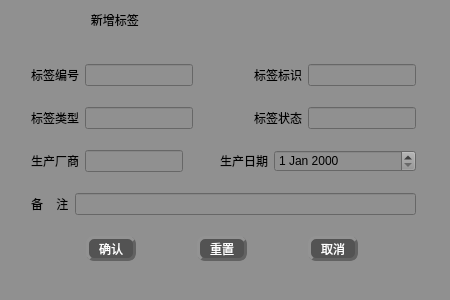
<?xml version="1.0" encoding="UTF-8"?>
<ui version="4.0">
 <class>tag_add</class>
 <widget class="QWidget" name="tag_add">
  <property name="geometry">
   <rect>
    <x>0</x>
    <y>0</y>
    <width>450</width>
    <height>300</height>
   </rect>
  </property>
  <property name="minimumSize">
   <size>
    <width>450</width>
    <height>300</height>
   </size>
  </property>
  <property name="maximumSize">
   <size>
    <width>450</width>
    <height>300</height>
   </size>
  </property>
  <property name="windowTitle">
   <string>新增标签</string>
  </property>
  <property name="windowIcon">
   <iconset>
    <normalon>:/qt 图标/标签.jpg</normalon>
   </iconset>
  </property>
  <property name="styleSheet">
   <string notr="true">font: 75 12pt &quot;楷体&quot;;
background-color: rgb(144, 144, 144);
color:rgb(0, 0, 0)</string>
  </property>
  <layout class="QGridLayout" name="gridLayout">
   <item row="0" column="1">
    <widget class="QLabel" name="label">
     <property name="maximumSize">
      <size>
       <width>300</width>
       <height>50</height>
      </size>
     </property>
     <property name="styleSheet">
      <string notr="true">font: 75 14pt &quot;楷体&quot;;</string>
     </property>
     <property name="text">
      <string>                  新增标签</string>
     </property>
    </widget>
   </item>
   <item row="2" column="0">
    <spacer name="horizontalSpacer_4">
     <property name="orientation">
      <enum>Qt::Horizontal</enum>
     </property>
     <property name="sizeHint" stdset="0">
      <size>
       <width>40</width>
       <height>20</height>
      </size>
     </property>
    </spacer>
   </item>
   <item row="2" column="1">
    <layout class="QVBoxLayout" name="verticalLayout_2">
     <item>
      <layout class="QVBoxLayout" name="verticalLayout">
       <item>
        <layout class="QHBoxLayout" name="horizontalLayout_2">
         <item>
          <widget class="QLabel" name="label_2">
           <property name="text">
            <string>标签编号</string>
           </property>
          </widget>
         </item>
         <item>
          <widget class="QLineEdit" name="lineEdit">
           <property name="maximumSize">
            <size>
             <width>150</width>
             <height>16777215</height>
            </size>
           </property>
           <property name="focusPolicy">
            <enum>Qt::StrongFocus</enum>
           </property>
          </widget>
         </item>
         <item>
          <spacer name="horizontalSpacer_5">
           <property name="orientation">
            <enum>Qt::Horizontal</enum>
           </property>
           <property name="sizeHint" stdset="0">
            <size>
             <width>40</width>
             <height>20</height>
            </size>
           </property>
          </spacer>
         </item>
         <item>
          <widget class="QLabel" name="label_3">
           <property name="text">
            <string>标签标识</string>
           </property>
          </widget>
         </item>
         <item>
          <widget class="QLineEdit" name="lineEdit_2"/>
         </item>
        </layout>
       </item>
       <item>
        <spacer name="verticalSpacer_3">
         <property name="orientation">
          <enum>Qt::Vertical</enum>
         </property>
         <property name="sizeType">
          <enum>QSizePolicy::Maximum</enum>
         </property>
         <property name="sizeHint" stdset="0">
          <size>
           <width>20</width>
           <height>15</height>
          </size>
         </property>
        </spacer>
       </item>
       <item>
        <layout class="QHBoxLayout" name="horizontalLayout_3">
         <item>
          <widget class="QLabel" name="label_4">
           <property name="text">
            <string>标签类型</string>
           </property>
          </widget>
         </item>
         <item>
          <widget class="QLineEdit" name="lineEdit_3">
           <property name="minimumSize">
            <size>
             <width>0</width>
             <height>0</height>
            </size>
           </property>
           <property name="maximumSize">
            <size>
             <width>150</width>
             <height>16777215</height>
            </size>
           </property>
          </widget>
         </item>
         <item>
          <spacer name="horizontalSpacer_2">
           <property name="orientation">
            <enum>Qt::Horizontal</enum>
           </property>
           <property name="sizeHint" stdset="0">
            <size>
             <width>40</width>
             <height>20</height>
            </size>
           </property>
          </spacer>
         </item>
         <item>
          <widget class="QLabel" name="label_5">
           <property name="text">
            <string>标签状态</string>
           </property>
          </widget>
         </item>
         <item>
          <widget class="QLineEdit" name="lineEdit_4"/>
         </item>
        </layout>
       </item>
       <item>
        <spacer name="verticalSpacer_4">
         <property name="orientation">
          <enum>Qt::Vertical</enum>
         </property>
         <property name="sizeType">
          <enum>QSizePolicy::Maximum</enum>
         </property>
         <property name="sizeHint" stdset="0">
          <size>
           <width>20</width>
           <height>15</height>
          </size>
         </property>
        </spacer>
       </item>
       <item>
        <layout class="QHBoxLayout" name="horizontalLayout_5">
         <item>
          <widget class="QLabel" name="label_6">
           <property name="text">
            <string>生产厂商</string>
           </property>
          </widget>
         </item>
         <item>
          <widget class="QLineEdit" name="lineEdit_5">
           <property name="maximumSize">
            <size>
             <width>140</width>
             <height>16777215</height>
            </size>
           </property>
          </widget>
         </item>
         <item>
          <spacer name="horizontalSpacer">
           <property name="orientation">
            <enum>Qt::Horizontal</enum>
           </property>
           <property name="sizeHint" stdset="0">
            <size>
             <width>40</width>
             <height>20</height>
            </size>
           </property>
          </spacer>
         </item>
         <item>
          <widget class="QLabel" name="label_7">
           <property name="text">
            <string>生产日期</string>
           </property>
          </widget>
         </item>
         <item>
          <widget class="QDateEdit" name="dateEdit">
           <property name="minimumSize">
            <size>
             <width>142</width>
             <height>0</height>
            </size>
           </property>
          </widget>
         </item>
        </layout>
       </item>
       <item>
        <spacer name="verticalSpacer_5">
         <property name="orientation">
          <enum>Qt::Vertical</enum>
         </property>
         <property name="sizeType">
          <enum>QSizePolicy::Maximum</enum>
         </property>
         <property name="sizeHint" stdset="0">
          <size>
           <width>20</width>
           <height>15</height>
          </size>
         </property>
        </spacer>
       </item>
       <item>
        <layout class="QHBoxLayout" name="horizontalLayout_6">
         <item>
          <widget class="QLabel" name="label_8">
           <property name="text">
            <string>备    注</string>
           </property>
          </widget>
         </item>
         <item>
          <widget class="QLineEdit" name="lineEdit_7"/>
         </item>
        </layout>
       </item>
      </layout>
     </item>
     <item>
      <spacer name="verticalSpacer">
       <property name="orientation">
        <enum>Qt::Vertical</enum>
       </property>
       <property name="sizeType">
        <enum>QSizePolicy::Maximum</enum>
       </property>
       <property name="sizeHint" stdset="0">
        <size>
         <width>20</width>
         <height>15</height>
        </size>
       </property>
      </spacer>
     </item>
     <item>
      <layout class="QHBoxLayout" name="horizontalLayout">
       <item>
        <widget class="QPushButton" name="pushButton">
         <property name="minimumSize">
          <size>
           <width>50</width>
           <height>25</height>
          </size>
         </property>
         <property name="maximumSize">
          <size>
           <width>50</width>
           <height>25</height>
          </size>
         </property>
         <property name="styleSheet">
          <string notr="true">QPushButton{
font: 75 11pt &quot;微软雅黑&quot;;
color:rgb(255, 255, 255);
background-color: rgb(83, 83, 83);
border-radius: 8px;
border: 3px groove rgb(98, 98, 98);
border-style: outset;
}
QPushButton:pressed{
border-style: inset;
}
QPushButton:hover{
background-color:rgb(0, 0, 0);
}

</string>
         </property>
         <property name="text">
          <string>确认</string>
         </property>
        </widget>
       </item>
       <item>
        <widget class="QPushButton" name="pushButton_2">
         <property name="minimumSize">
          <size>
           <width>50</width>
           <height>25</height>
          </size>
         </property>
         <property name="maximumSize">
          <size>
           <width>50</width>
           <height>25</height>
          </size>
         </property>
         <property name="styleSheet">
          <string notr="true">QPushButton{
font: 75 11pt &quot;微软雅黑&quot;;
color:rgb(255, 255, 255);
background-color: rgb(83, 83, 83);
border-radius: 8px;
border: 3px groove rgb(98, 98, 98);
border-style: outset;
}
QPushButton:pressed{
border-style: inset;
}
QPushButton:hover{
background-color:rgb(0, 0, 0);
}

</string>
         </property>
         <property name="text">
          <string>重置</string>
         </property>
        </widget>
       </item>
       <item>
        <widget class="QPushButton" name="pushButton_3">
         <property name="minimumSize">
          <size>
           <width>50</width>
           <height>25</height>
          </size>
         </property>
         <property name="maximumSize">
          <size>
           <width>50</width>
           <height>25</height>
          </size>
         </property>
         <property name="styleSheet">
          <string notr="true">QPushButton{
font: 75 11pt &quot;微软雅黑&quot;;
color:rgb(255, 255, 255);
background-color: rgb(83, 83, 83);
border-radius: 8px;
border: 3px groove rgb(98, 98, 98);
border-style: outset;
}
QPushButton:pressed{
border-style: inset;
}
QPushButton:hover{
background-color:rgb(0, 0, 0);
}

</string>
         </property>
         <property name="text">
          <string>取消</string>
         </property>
        </widget>
       </item>
      </layout>
     </item>
    </layout>
   </item>
   <item row="1" column="1">
    <spacer name="verticalSpacer_2">
     <property name="orientation">
      <enum>Qt::Vertical</enum>
     </property>
     <property name="sizeHint" stdset="0">
      <size>
       <width>20</width>
       <height>25</height>
      </size>
     </property>
    </spacer>
   </item>
   <item row="2" column="2">
    <spacer name="horizontalSpacer_3">
     <property name="orientation">
      <enum>Qt::Horizontal</enum>
     </property>
     <property name="sizeHint" stdset="0">
      <size>
       <width>43</width>
       <height>20</height>
      </size>
     </property>
    </spacer>
   </item>
   <item row="3" column="1">
    <spacer name="verticalSpacer_6">
     <property name="orientation">
      <enum>Qt::Vertical</enum>
     </property>
     <property name="sizeHint" stdset="0">
      <size>
       <width>20</width>
       <height>15</height>
      </size>
     </property>
    </spacer>
   </item>
  </layout>
 </widget>
 <resources/>
 <connections/>
</ui>
